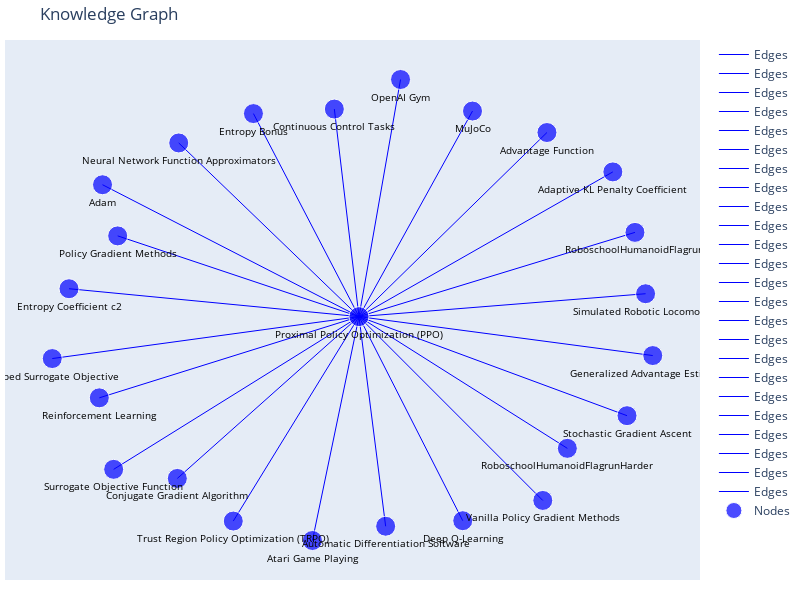

Notebook cell for this chart:
### Code cell
import json

raw_response = response.choices[0].message.content.strip()

# Find the first `{` and the last `}` to extract the valid JSON block
start = raw_response.find('{')
end = raw_response.rfind('}') + 1  # Include the closing }

# Slice and parse
json_text = raw_response[start:end]

try:
    parsed = json.loads(json_text)
    filtered_relations = set(tuple(triplet) for triplet in parsed["filtered_relations"])
    print("✅ Parsed successfully.")
except json.JSONDecodeError as e:
    print("❌ JSON parsing failed:", e)
    print("Extracted JSON:\n", repr(json_text))

graph.relations = list(filtered_relations)
fig = create_simple_correct_visualization(graph)
fig.show()

### Figure 1 — Plotly figure (JSON) as saved in the notebook; plotly's stock layout.template omitted (floating-point values rounded to 4 significant figures)
{"data": [{"line": {"color": "blue", "width": 1}, "mode": "lines", "name": "Edges", "showlegend": true, "type": "scatter", "x": [0.002519, 0.9031], "y": [0.004977, 0.1011]}, {"line": {"color": "blue", "width": 1}, "mode": "lines", "name": "Edges", "showlegend": true, "type": "scatter", "x": [0.002519, 0.8003], "y": [0.004977, 0.6123]}, {"line": {"color": "blue", "width": 1}, "mode": "lines", "name": "Edges", "showlegend": true, "type": "scatter", "x": [0.002519, -0.8136], "y": [0.004977, -0.3358]}, {"line": {"color": "blue", "width": 1}, "mode": "lines", "name": "Edges", "showlegend": true, "type": "scatter", "x": [0.002519, -0.3292], "y": [0.004977, 0.8569]}, {"line": {"color": "blue", "width": 1}, "mode": "lines", "name": "Edges", "showlegend": true, "type": "scatter", "x": [0.002519, 0.5932], "y": [0.004977, 0.7775]}, {"line": {"color": "blue", "width": 1}, "mode": "lines", "name": "Edges", "showlegend": true, "type": "scatter", "x": [0.002519, -0.1438], "y": [0.004977, -0.9344]}, {"line": {"color": "blue", "width": 1}, "mode": "lines", "name": "Edges", "showlegend": true, "type": "scatter", "x": [0.002519, 0.8448], "y": [0.004977, -0.4106]}, {"line": {"color": "blue", "width": 1}, "mode": "lines", "name": "Edges", "showlegend": true, "type": "scatter", "x": [0.002519, -0.07492], "y": [0.004977, 0.8759]}, {"line": {"color": "blue", "width": 1}, "mode": "lines", "name": "Edges", "showlegend": true, "type": "scatter", "x": [0.002519, 0.5801], "y": [0.004977, -0.7663]}, {"line": {"color": "blue", "width": 1}, "mode": "lines", "name": "Edges", "showlegend": true, "type": "scatter", "x": [0.002519, -0.7558], "y": [0.004977, 0.3438]}, {"line": {"color": "blue", "width": 1}, "mode": "lines", "name": "Edges", "showlegend": true, "type": "scatter", "x": [0.002519, 0.3592], "y": [0.004977, 0.8676]}, {"line": {"color": "blue", "width": 1}, "mode": "lines", "name": "Edges", "showlegend": true, "type": "scatter", "x": [0.002519, -0.5639], "y": [0.004977, 0.7338]}, {"line": {"color": "blue", "width": 1}, "mode": "lines", "name": "Edges", "showlegend": true, "type": "scatter", "x": [0.002519, 0.3285], "y": [0.004977, -0.8513]}, {"line": {"color": "blue", "width": 1}, "mode": "lines", "name": "Edges", "showlegend": true, "type": "scatter", "x": [0.002519, 0.9257], "y": [0.004977, -0.1584]}, {"line": {"color": "blue", "width": 1}, "mode": "lines", "name": "Edges", "showlegend": true, "type": "scatter", "x": [0.002519, 0.8698], "y": [0.004977, 0.3585]}, {"line": {"color": "blue", "width": 1}, "mode": "lines", "name": "Edges", "showlegend": true, "type": "scatter", "x": [0.002519, -0.9614], "y": [0.004977, -0.1709]}, {"line": {"color": "blue", "width": 1}, "mode": "lines", "name": "Edges", "showlegend": true, "type": "scatter", "x": [0.002519, -0.3925], "y": [0.004977, -0.8529]}, {"line": {"color": "blue", "width": 1}, "mode": "lines", "name": "Edges", "showlegend": true, "type": "scatter", "x": [0.002519, -0.5684], "y": [0.004977, -0.674]}, {"line": {"color": "blue", "width": 1}, "mode": "lines", "name": "Edges", "showlegend": true, "type": "scatter", "x": [0.002519, 0.6573], "y": [0.004977, -0.5477]}, {"line": {"color": "blue", "width": 1}, "mode": "lines", "name": "Edges", "showlegend": true, "type": "scatter", "x": [0.002519, -0.8034], "y": [0.004977, 0.5584]}, {"line": {"color": "blue", "width": 1}, "mode": "lines", "name": "Edges", "showlegend": true, "type": "scatter", "x": [0.002519, -0.7684], "y": [0.004977, -0.6358]}, {"line": {"color": "blue", "width": 1}, "mode": "lines", "name": "Edges", "showlegend": true, "type": "scatter", "x": [0.002519, -0.9088], "y": [0.004977, 0.122]}, {"line": {"color": "blue", "width": 1}, "mode": "lines", "name": "Edges", "showlegend": true, "type": "scatter", "x": [0.002519, 0.1331], "y": [0.004977, 1]}, {"line": {"color": "blue", "width": 1}, "mode": "lines", "name": "Edges", "showlegend": true, "type": "scatter", "x": [0.002519, 0.08629], "y": [0.004977, -0.8746]}, {"marker": {"color": ["blue", "blue", "blue", "blue", "blue", "blue", "blue", "blue", "blue", "blue", "blue", "blue", "blue", "blue", "blue", "blue", "blue", "blue", "blue", "blue", "blue", "blue", "blue", "blue", "blue"], "size": [20, 20, 20, 20, 20, 20, 20, 20, 20, 20, 20, 20, 20, 20, 20, 20, 20, 20, 20, 20, 20, 20, 20, 20, 20]}, "mode": "markers+text", "name": "Nodes", "showlegend": true, "text": ["Stochastic Gradient Ascent", "Conjugate Gradient Algorithm", "Continuous Control Tasks", "Surrogate Objective Function", "Automatic Differentiation Software", "Advantage Function", "Atari Game Playing", "Reinforcement Learning", "Proximal Policy Optimization (PPO)", "Policy Gradient Methods", "Deep Q-Learning", "OpenAI Gym", "Adaptive KL Penalty Coefficient", "Entropy Coefficient c2", "Trust Region Policy Optimization (TRPO)", "Simulated Robotic Locomotion", "Clipped Surrogate Objective", "Entropy Bonus", "MuJoCo", "Vanilla Policy Gradient Methods", "RoboschoolHumanoidFlagrun", "RoboschoolHumanoidFlagrunHarder", "Generalized Advantage Estimation", "Neural Network Function Approximators", "Adam"], "textfont": {"color": "black", "size": 10}, "textposition": "bottom center", "type": "scatter", "x": [0.8448, -0.5684, -0.07492, -0.7684, 0.08629, 0.5932, -0.1438, -0.8136, 0.002519, -0.7558, 0.3285, 0.1331, 0.8003, -0.9088, -0.3925, 0.9031, -0.9614, -0.3292, 0.3592, 0.5801, 0.8698, 0.6573, 0.9257, -0.5639, -0.8034], "y": [-0.4106, -0.674, 0.8759, -0.6358, -0.8746, 0.7775, -0.9344, -0.3358, 0.004977, 0.3438, -0.8513, 1, 0.6123, 0.122, -0.8529, 0.1011, -0.1709, 0.8569, 0.8676, -0.7663, 0.3585, -0.5477, -0.1584, 0.7338, 0.5584]}], "layout": {"height": 600, "hovermode": "closest", "margin": {"b": 20, "l": 5, "r": 5, "t": 40}, "showlegend": true, "title": {"text": "Knowledge Graph"}, "width": 800, "xaxis": {"showgrid": false, "showticklabels": false, "zeroline": false}, "yaxis": {"showgrid": false, "showticklabels": false, "zeroline": false}}}
